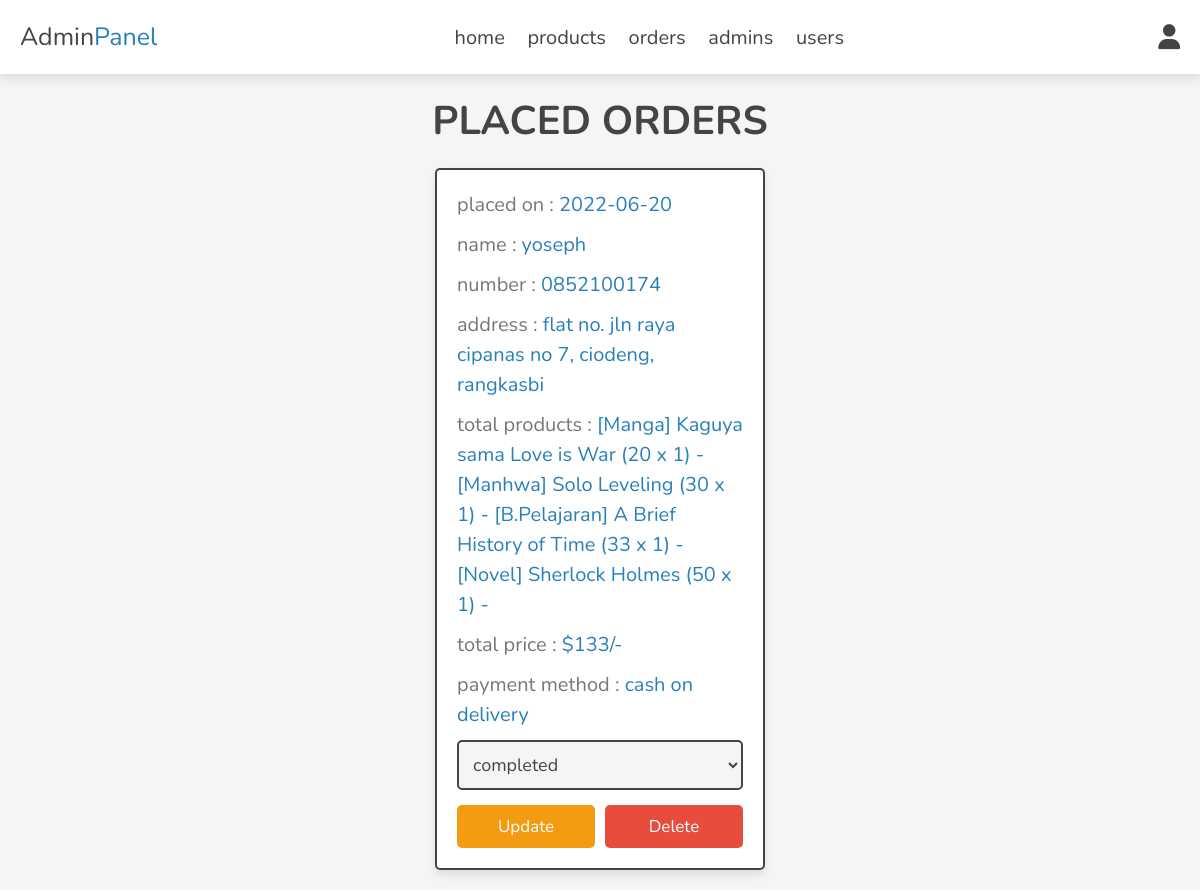
/admin/placed_orders.php (signed in), run on the app's committed database.
### tables this page shows
CREATE TABLE `orders` (
  `id` int(100) NOT NULL,
  `user_id` int(100) NOT NULL,
  `name` varchar(20) NOT NULL,
  `number` varchar(10) NOT NULL,
  `email` varchar(50) NOT NULL,
  `method` varchar(50) NOT NULL,
  `address` varchar(50) NOT NULL,
  `total_products` varchar(1000) NOT NULL,
  `total_price` int(100) NOT NULL,
  `placed_on` date NOT NULL DEFAULT current_timestamp(),
  `payment_status` varchar(20) NOT NULL
);

### admin/placed_orders.php (the view, shortened to what this page needs)
<?php
include '../components/connect.php';
?>
<!DOCTYPE html>
<html lang="en">
<head>
   <link rel="stylesheet" href="https://cdnjs.cloudflare.com/ajax/libs/font-awesome/6.1.1/css/all.min.css">
   <link rel="stylesheet" href="../css/admin_style.css">
</head>
<body>
<?php include '../components/admin_header.php'; ?>
<section class="orders">
<h1 class="heading">placed orders</h1>
<div class="box-container">
   <?php
      $select_orders = $conn->prepare("SELECT * FROM `orders`");
      $select_orders->execute();
      if($select_orders->rowCount() > 0){
         while($fetch_orders = $select_orders->fetch(PDO::FETCH_ASSOC)){
   ?>
   <div class="box">
      <p> placed on : <span><?= $fetch_orders['placed_on']; ?></span> </p>
      <p> name : <span><?= $fetch_orders['name']; ?></span> </p>
      <p> number : <span><?= $fetch_orders['number']; ?></span> </p>
      <p> address : <span><?= $fetch_orders['address']; ?></span> </p>
      <p> total products : <span><?= $fetch_orders['total_products']; ?></span> </p>
      <p> total price : <span>$<?= $fetch_orders['total_price']; ?>/-</span> </p>
      <p> payment method : <span><?= $fetch_orders['method']; ?></span> </p>
      <form action="" method="post">
         <select name="payment_status" class="select">
            <option selected disabled><?= $fetch_orders['payment_status']; ?></option>
         </select>
        <div class="flex-btn">
         <input type="submit" value="update" class="option-btn" name="update_payment">
         <a href="placed_orders.php?delete=<?= $fetch_orders['id']; ?>" class="delete-btn" onclick="return confirm('delete this order?');">delete</a>
        </div>
      </form>
   </div>
   <?php
         }
      }else{
         echo '<p class="empty">no orders placed yet!</p>';
      }
   ?>
</div>
</section>
</body>
</html>

### css/admin_style.css (style rules this page uses)
:root { --main-color:#2980b9; --orange:#f39c12; --red:#e74c3c; --black:#444; --white:#fff; --light-color:#777; --light-bg:#f5f5f5; --border:.2rem solid var(--black); --box-shadow:0 .5rem 1rem rgba(0,0,0,.1); }
* { font-family: 'Nunito', sans-serif; margin:0; padding:0; box-sizing: border-box; outline: none; border:none; text-decoration: none; }
html { font-size: 62.5%; overflow-x: hidden; }
body { background-color: var(--light-bg); }
section { padding:2rem; max-width: 1200px; margin:0 auto; }
.heading { font-size: 4rem; color:var(--black); margin-bottom: 2rem; text-align: center; text-transform: uppercase; }
.btn, .delete-btn, .option-btn { display: block; width: 100%; margin-top: 1rem; border-radius: .5rem; padding:1rem 3rem; font-size: 1.7rem; text-transform: capitalize; color:var(--white); cursor: pointer; text-align: center; }
.option-btn { background-color: var(--orange); }
.delete-btn { background-color: var(--red); }
.flex-btn { display: flex; gap:1rem; }
.orders .box-container { display: grid; grid-template-columns: repeat(auto-fit, 33rem); gap:1.5rem; align-items: flex-start; justify-content: center; }
.orders .box-container .box { padding:2rem; padding-top: 1rem; border-radius: .5rem; border:var(--border); background-color: var(--white); box-shadow: var(--box-shadow); }
.orders .box-container .box p { line-height: 1.5; font-size: 2rem; color:var(--light-color); margin:1rem 0; }
.orders .box-container .box p span { color:var(--main-color); }
.orders .box-container .select { margin-bottom: .5rem; width: 100%; background-color: var(--light-bg); padding:1rem; font-size: 1.8rem; color:var(--black); border-radius: .5rem; border:var(--border); }

### data on the page
orders: placed_on "2022-06-20", name "yoseph", number "0852100174", address "flat no. jln raya cipanas no 7, ciodeng, rangkasbi", total_products "[Manga] Kaguya sama Love is War (20 x 1) - [Manhwa] Solo Leveling (30 x 1) - [B.Pelajaran] A Brief History of Time (33 x 1) - [Novel] Sherlock Holmes (50 x 1) -", total_price "133", method "cash on delivery", payment_status "completed"
